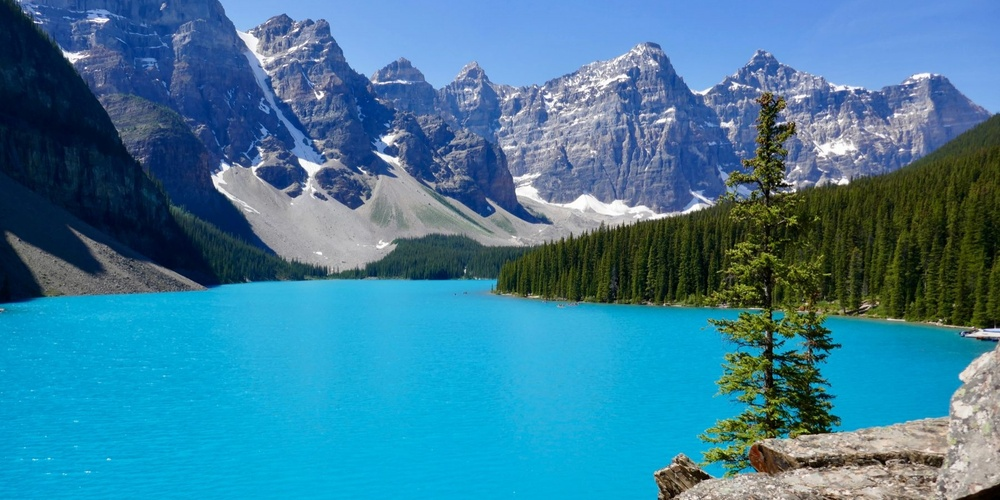
#> input picture Assignment/A1/Assignment1/assignment1/A1_images/image2.jpg, 1000 x 500 px, shrunk from 1800 x 900 before the run
$ jupyter execute Part2.ipynb
#> lines starting #> are read from the running program, lines starting #| are printed output that depends on the picture; after the words box and inside, x2 and y2 are one past the last pixel; in counts of white or black regions, pixels touching at a corner belong together
[cell 1]
import numpy as np
import matplotlib.pyplot as plt
import cv2

[cell 2]
def get_gaussian(size, sigma):
    """
    returns a
     2D Gaussian matrix for input size and scale
    size: kernel size
    sigma: Gaussian standard deviation
    """
#> called with size = 11, sigma = 3

    const = 1/(2 * np.pi * (sigma ** 2))
    gauss_matrix = np.zeros((size, size))
    for i in range(size):
        for j in range(size):
            gauss_matrix[i,j] = const * np.exp(-0.5 * ((i-size//2)**2 + (j-size//2)**2)/ (sigma**2))
    gauss_matrix = gauss_matrix / np.sum(gauss_matrix)

    return gauss_matrix

def plot_gauss(matrix):
    fig, ax = plt.subplots()
    im = ax.imshow(matrix, cmap = "gray")
    fig.colorbar(im, orientation='vertical')

gauss_matrix = plot_gauss(get_gaussian(11,3))
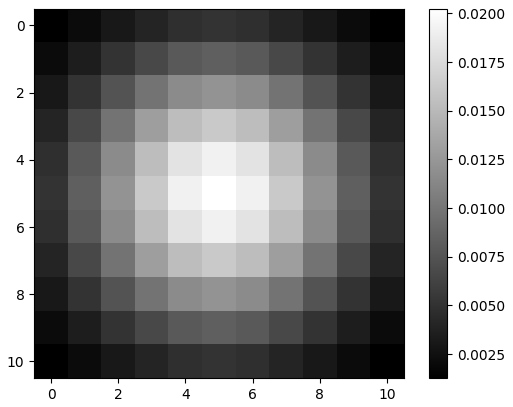
#> figure drawn by matplotlib, 2 panels

[cell 3]
def get_Sobel_filter():
    """
    get two sobel filter as required
    """
    Ax = np.array([
        [-1, 0, 1],
        [-2, 0, 2],
        [-1, 0, 1]])
    Ay = np.array([
        [-1, -2, -1],
        [0, 0, 0],
        [1, 2, 1]])
    return Ax , Ay


def convolution(img, filter):
    """
    write convolution between image and sobel filter
    """

    # prepare filter for convolution
    filter = np.flip(filter, 0)
    filter = np.flip(filter, 1)

    filter_size = filter.shape[0]
    h,w = img.shape

    # expand the image by padding size
    padding = filter_size // 2
    expand_img = np.zeros((h + padding * 2, w + padding * 2))
    # leave the padding entry be 0, the center be the original image
    expand_img[padding:-padding, padding:-padding] = img


    # do convolution
    result = np.zeros(img.shape)
    for i in range(h):
        for j in range(w):
            result[i,j]= (filter * expand_img[i:i+filter_size, j:j+filter_size]).sum()

    return result

def gradient_magnitude(img):
    """
    get the magnitude of the derivatives
    """
    filter_x, filter_y = get_Sobel_filter()
    grad_x = convolution(img, filter_x)
    grad_y = convolution(img, filter_y)
    grad_mag = np.sqrt(grad_x**2 + grad_y**2)
    return grad_mag

[cell 4]
def set_threshold(img, epsilon):
    """
    get the threshold by recursion, and return a black ang white image
    """
    img_grad = gradient_magnitude(img)
    curr = img_grad.mean()
    prev = -100

    index = 0
    while(abs(curr-prev) > epsilon and index < 10000000):
        # divide into lower and upper class by current mean
        lower_class = img_grad[img_grad < curr]
        upper_class = img_grad[img_grad >= curr]
        # calculate mean for lower and upper class
        lower_mean = lower_class.mean()
        upper_mean = upper_class.mean()
        # get new threshold
        prev = curr
        curr = (lower_mean + upper_mean) / 2
        # avoid infinite loop
        index += 1

    # add edge color
    result = np.zeros(img.shape)
    result[img_grad >= curr] = 255

    return result

[cell 5]
img = cv2.imread('A1_images/image2.jpg')
#> img is the input picture: shape (500, 1000, 3); mean B, G, R 153.5, 124.5, 59.5
newimg = cv2.cvtColor(img, cv2.COLOR_BGR2RGB)
plt.subplot(221)
plt.imshow(newimg)
plt.title("original image")
img = cv2.cvtColor(np.float32(img), cv2.COLOR_RGB2GRAY)
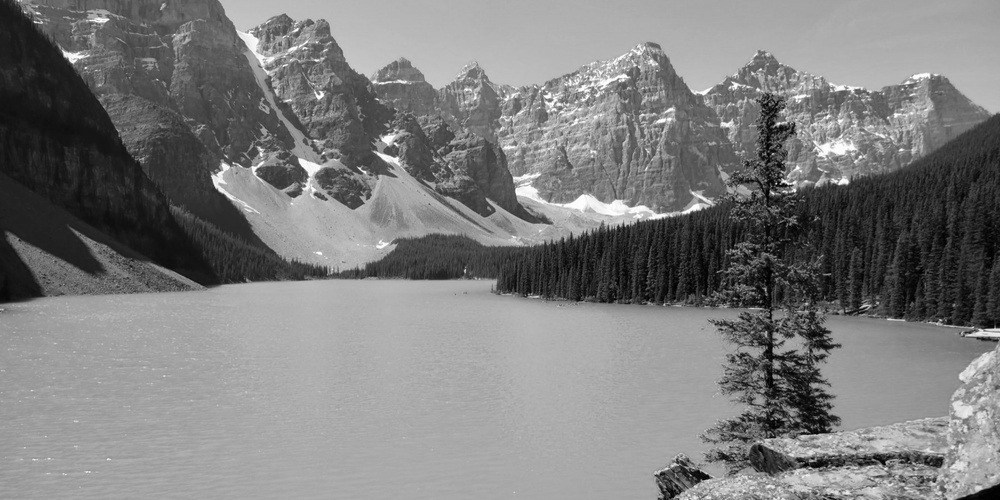
#> img: shape (500, 1000) float32; min 0, max 255, mean 125.8
print(img.shape)
#| (500, 1000)

size = 3
delta = 3
blurred_img = convolution(img, get_gaussian(size, delta))
#> in convolution, `filter = np.flip(filter, 0)`: filter = [[0.107, 0.113, 0.107], [0.113, 0.12, 0.113], [0.107, 0.113, 0.107]]
#> in convolution, `expand_img[padding:-padding, padding:-padding] = img`:
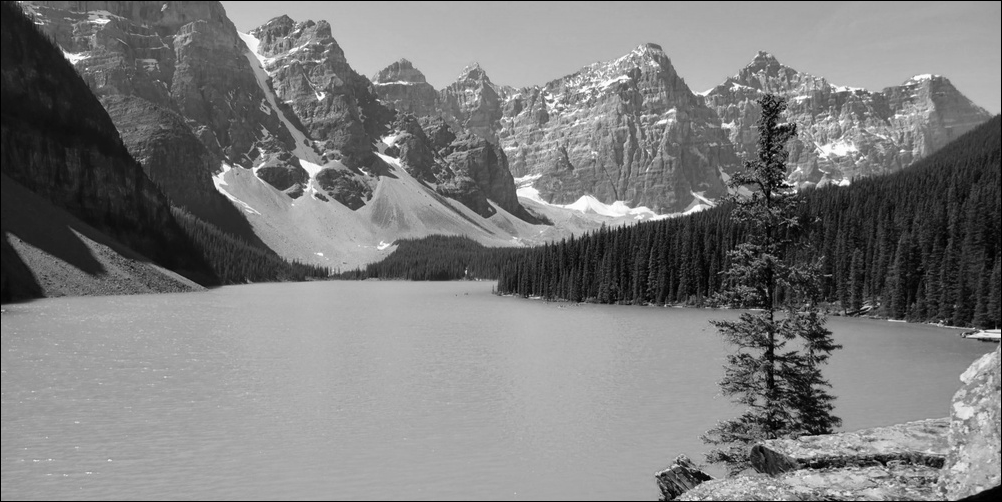
#> expand_img: shape (502, 1002) float64; min 0, max 255, mean 125
plt.subplot(222)
plt.imshow(blurred_img, cmap = 'gray')
plt.title("step 1 (blurred)")
plt.savefig('A1_images/blurred_2' + '.png')
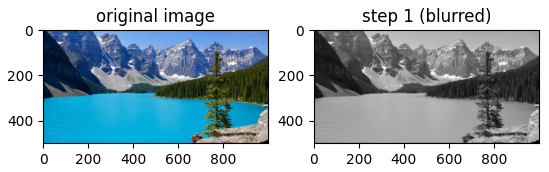
#> figure drawn by matplotlib, 2 panels

grad_img = gradient_magnitude(blurred_img)
#> after the loop in convolution (call 3), `for i in range(h):`:
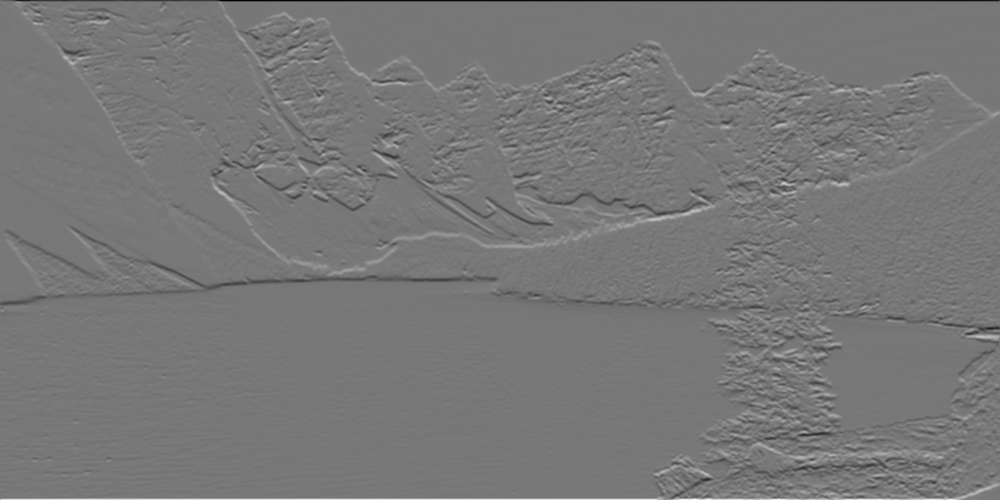
#> result: shape (500, 1000) float64; min -759.9, max 856.3, mean 0; drawn with min black and max white
#> in gradient_magnitude, `grad_mag = np.sqrt(grad_x**2 + grad_y**2)`:
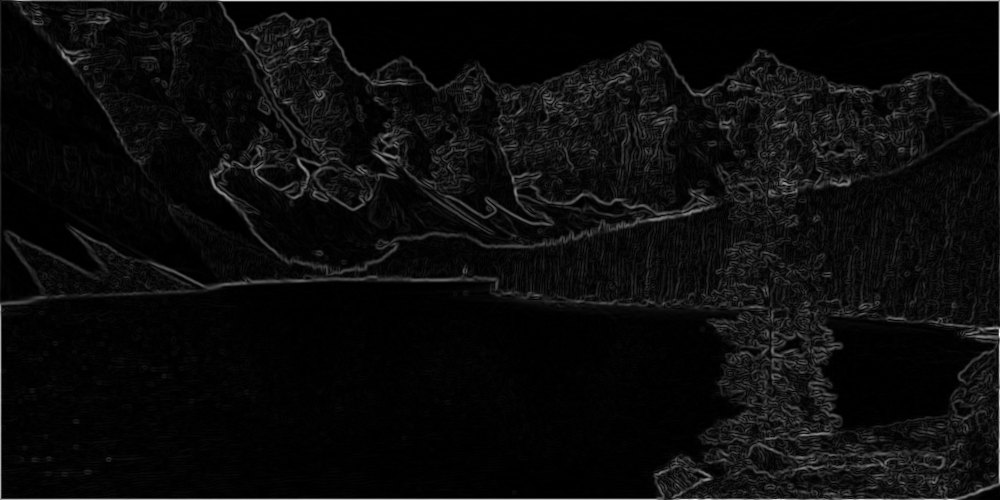
#> grad_mag: shape (500, 1000) float64; min 0, max 894.1, mean 42.5; drawn with min black and max white
plt.subplot(223)
plt.imshow(grad_img, cmap = 'gray')
plt.title("step 2 (gradient)")
# plot_img(grad_img)
plt.savefig('A1_images/gradient_2' + '.png')

eps = 1
result = set_threshold(grad_img, eps)
#> after the loop in convolution (call 4), `for i in range(h):`:
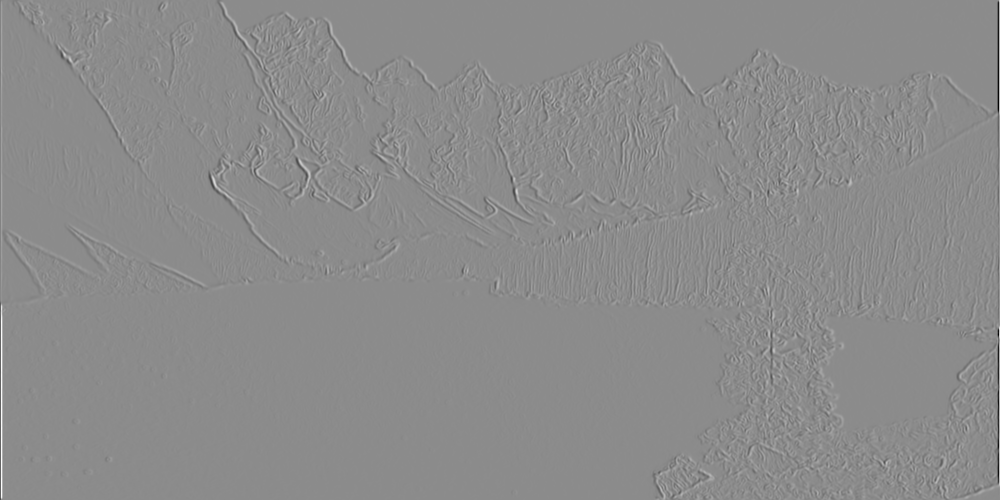
#> result: shape (500, 1000) float64; min -3019.6, max 2490.9, mean -0.5; drawn with min black and max white
#> after the loop in convolution (call 5), `for i in range(h):`:
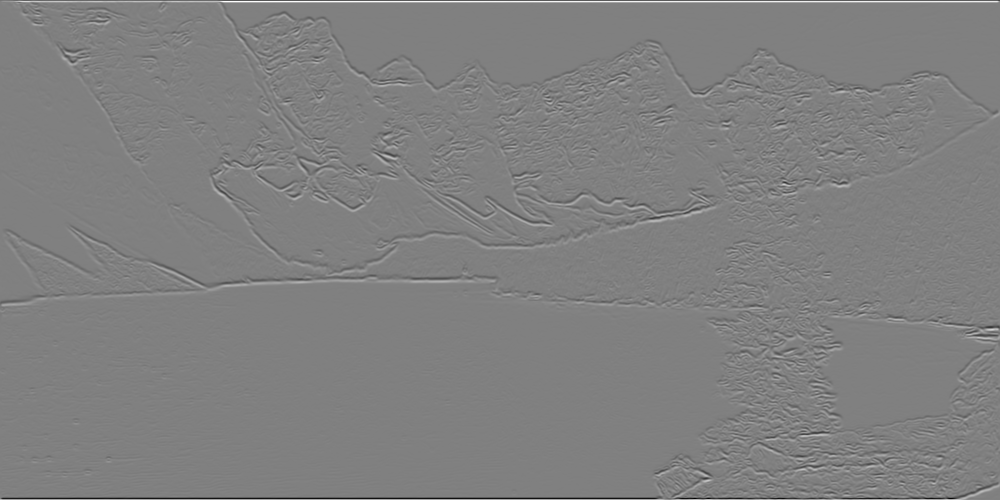
#> result: shape (500, 1000) float64; min -3069.8, max 3030.6, mean 0.2; drawn with min black and max white
#> in gradient_magnitude (call 2), `grad_mag = np.sqrt(grad_x**2 + grad_y**2)`:
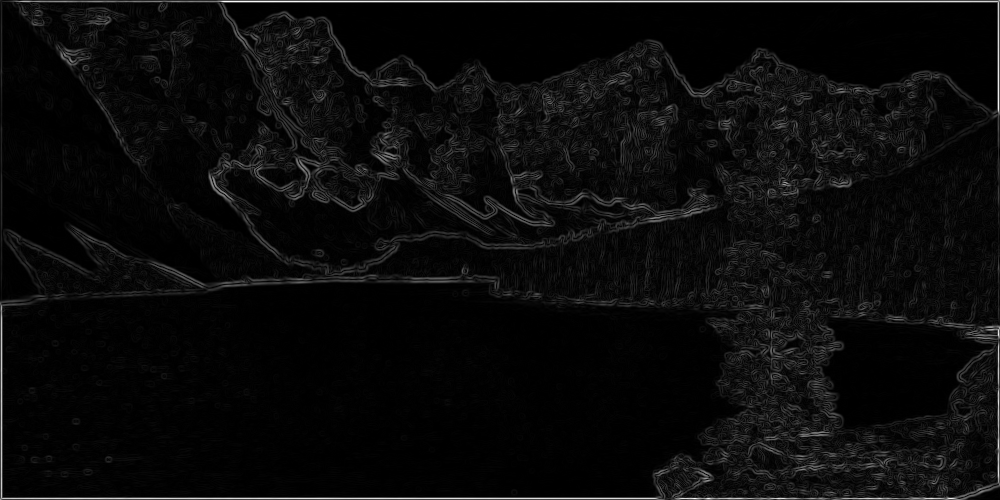
#> grad_mag: shape (500, 1000) float64; min 1.14e-12, max 3070.1, mean 136.9; drawn with min black and max white
#> in set_threshold, `curr = img_grad.mean()`: curr = 136.9
#> the loop in set_threshold, `while(abs(curr-prev) > epsilon and index < 10000000):` made 15 passes
#> (lower_mean, upper_mean, prev, curr) on passes 1 to 12: (37.59, 387.6, 136.9, 212.6), (52.2, 484, 212.6, 268.1), (61.78, 553.8, 268.1, 307.8), (68.12, 604.8, 307.8, 336.4), (72.36, 641.7, 336.4, 357), (75.2, 668.1, 357, 371.6), (77.07, 686.2, 371.6, 381.6), (78.39, 699.2, 381.6, 388.8), (79.29, 708.3, 388.8, 393.8), (79.95, 715.2, 393.8, 397.6), (80.44, 720.3, 397.6, 400.4), (80.81, 724.2, 400.4, 402.5)
#> after the loop in set_threshold, `while(abs(curr-prev) > epsilon and index < 10000000):`: index = 15
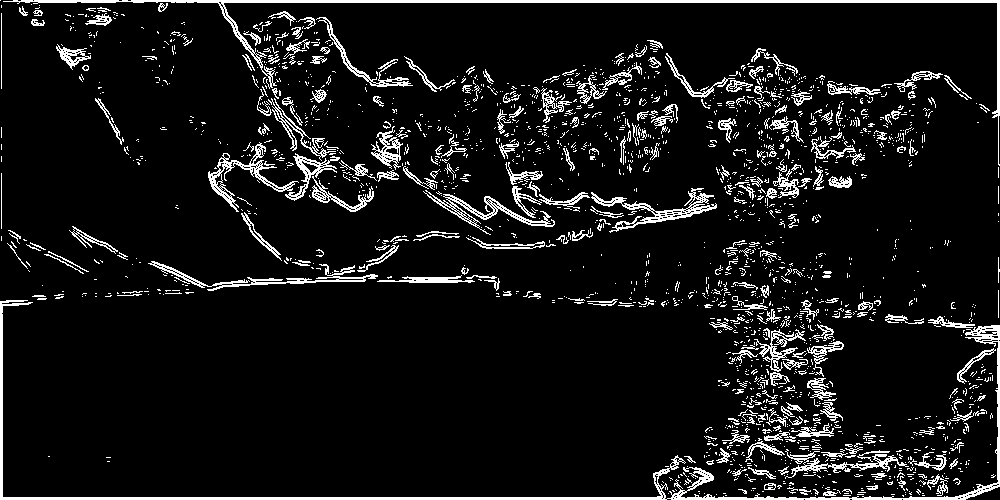
#> result: shape (500, 1000) float64; 8.5% white in thin lines or dots
plt.subplot(224)
plt.imshow(result, cmap = 'gray')
plt.title("step 3 (edge)")
# plot_img(result)
plt.savefig('A1_images/edges_2' + '.png')
plt.tight_layout()

$ run again, with Assignment/A1/Assignment1/assignment1/A1_images/image1.jpg copied over Assignment/A1/Assignment1/assignment1/A1_images/image2.jpg
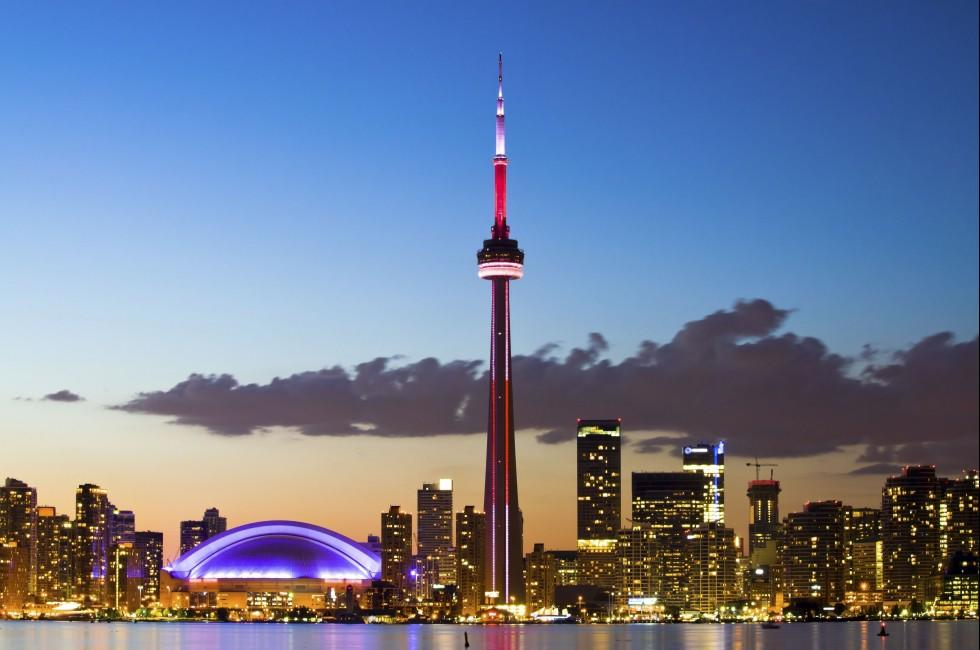
#> input picture Assignment/A1/Assignment1/assignment1/A1_images/image1.jpg, 980 x 650 px
#> img is the input picture: shape (650, 980, 3); mean B, G, R 151.2, 123.8, 109.9
#> `img = cv2.cvtColor(np.float32(img), cv2.COLOR_RGB2GRAY)`:
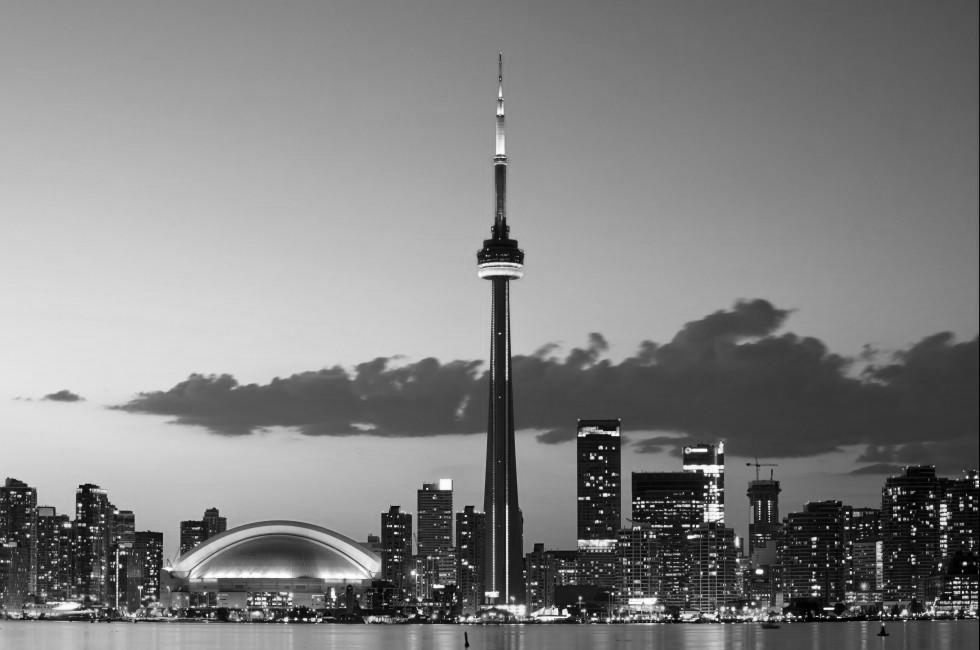
#> img: shape (650, 980) float32; min 0.114, max 255, mean 130.4
#| (650, 980)
#> filter = [[0.107, 0.113, 0.107], [0.113, 0.12, 0.113], [0.107, 0.113, 0.107]]
#> in set_threshold, `curr = img_grad.mean()`: curr = 113
#> the loop in set_threshold, `while(abs(curr-prev) > epsilon and index < 10000000):` made 9 passes
#> (lower_mean, upper_mean, prev, curr) on passes 1 to 8: (13.68, 496, 113, 254.8), (26.13, 645.1, 254.8, 335.6), (33.89, 723.8, 335.6, 378.8), (38.06, 765, 378.8, 401.5), (40.24, 786.5, 401.5, 413.3), (41.37, 797.6, 413.3, 419.5), (41.94, 803.2, 419.5, 422.6), (42.21, 805.9, 422.6, 424)
#> after the loop in set_threshold, `while(abs(curr-prev) > epsilon and index < 10000000):`: index = 9
#> `result = set_threshold(grad_img, eps)`:
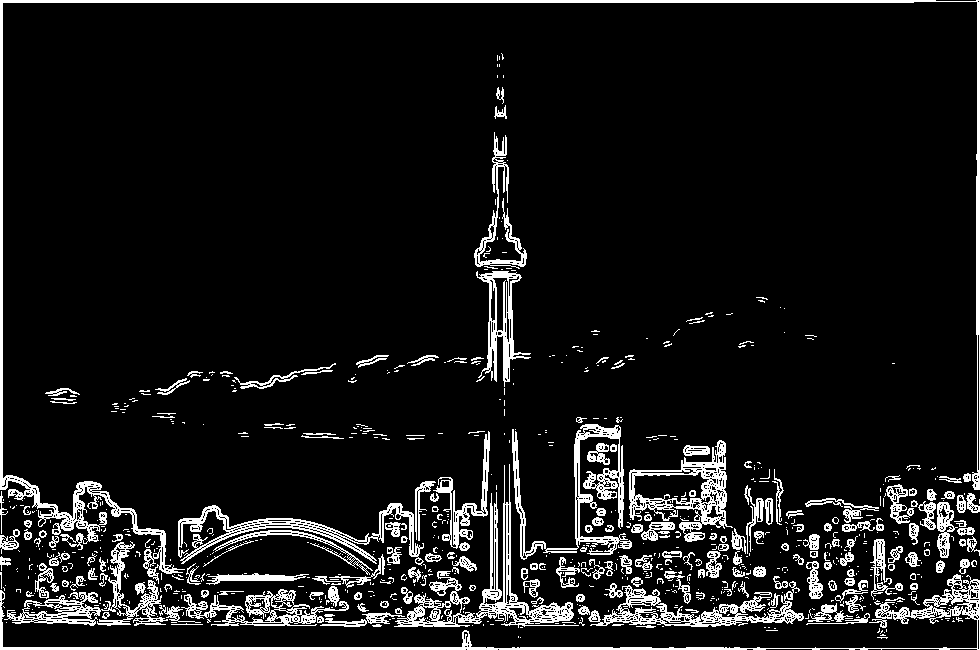
#> result: shape (650, 980) float64; 9.2% white; 801 white regions (591 under 20 px), largest, box (x1, y1, x2, y2) and area: (0, 0, 980, 584) 8667, (0, 574, 980, 650) 4414, (394, 464, 579, 628) 4152
